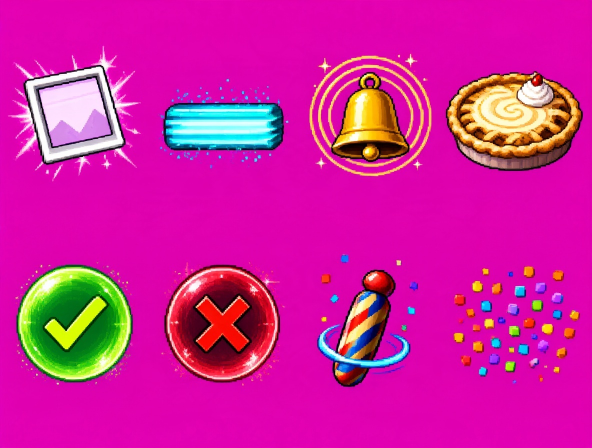
#> input picture bugs/Novos-personagens/Jester habilidades 1.jpg, 1184 x 896 px, found by its file name (shown at 1/2 size)
$ python build_jester_fx.py '../bugs/Novos-personagens/Jester habilidades 1.jpg'
#> lines starting #> are read from the running program, lines starting #| are printed output that depends on the picture
### tools/build_ciber_fx.py
#!/usr/bin/env python3
"""Atlas de habilidades do CYBER-PSICOPATA v2 (arte nova do dono, nov/2026).

Fontes (arte-fonte/personagens/, fundo magenta):
  'Ciber v2 habilidades 1.jpg'  grade 4x2: tiro de canhao | bola de fogo |
      explosao | nuvem de poeira / erupcao | rastro azul | onda de choque | vapor
  'Ciber v2 habilidades 2.jpg'  solta: estrela | cratera | misseis | explosoes /
      laser | lanca-chamas | aura de fogo | glitch vermelho

Saidas:
  assets/abilities/cyber-psicopata.png      4x5 de 128 (1 linha por poder,
      4 quadros que ANIMAM; a coluna 0/1 e o icone da HUD/menu)
  assets/abilities/cyber-psicopata-hit.png  4x1 de 128: explosao de impacto

Uso: python3 tools/build_ciber_fx.py [--preview arq.png]
"""
import sys
from pathlib import Path

import numpy as np
from PIL import Image, ImageEnhance, ImageFilter
from scipy import ndimage

ROOT = Path(__file__).resolve().parents[1]
SRC = ROOT / 'arte-fonte/personagens'
S = 128


def key_out(crop):
    """Magenta -> transparente. O fundo e estimado nas bordas do recorte;
    alpha pela distancia de cor e 'unmix' da borda (sem franja rosa)."""
    a = np.array(crop.convert('RGB')).astype(float)
    edge = np.concatenate([a[:4].reshape(-1, 3), a[-4:].reshape(-1, 3), a[:, :4].reshape(-1, 3), a[:, -4:].reshape(-1, 3)])
    R, G, B = edge[:, 0], edge[:, 1], edge[:, 2]
    pure = edge[(G < 60) & (R > 110) & (B > 110)]
    bg = np.median(pure if len(pure) else edge, axis=0)
    d = np.sqrt(((a - bg) ** 2).sum(axis=2))
    r, g, b = a[..., 0], a[..., 1], a[..., 2]
    magentice = np.minimum(r, b) - g - np.abs(r - b) * 0.8
    alpha = np.clip((d - 50) / 90.0, 0, 1)
    alpha = np.where((magentice > 80) & (d < 110), np.minimum(alpha, (d - 50) / 140.0), alpha)
    alpha = np.clip(alpha, 0, 1)
    al3 = np.maximum(alpha[..., None], 1e-3)
    fg = (a - bg * (1 - al3)) / al3
    spill = np.clip(np.minimum(fg[..., 0], fg[..., 2]) - fg[..., 1], 0, None) * (1 - alpha)
    fg[..., 0] -= spill * 0.7
    fg[..., 2] -= spill * 0.7
    # linhas de grade da folha (roxo escuro fino) e sujeira pequena somem
    solid = alpha > 0.35
    lab, n = ndimage.label(solid)
    if n:
        sizes = ndimage.sum(solid, lab, range(1, n + 1))
        small = np.zeros(n + 1, bool)
        small[1:] = sizes < 6
        alpha = np.where(small[lab], 0, alpha)
    out = np.dstack([np.clip(fg, 0, 255), alpha * 255]).astype(np.uint8)
    return trim(Image.fromarray(out, 'RGBA'))


def trim(im, pad=2):
    bbox = im.getchannel('A').point(lambda v: 255 if v > 20 else 0).getbbox()
    if not bbox:
        return im
    l, t, r, b = bbox
    return im.crop((max(0, l - pad), max(0, t - pad), min(im.width, r + pad), min(im.height, b + pad)))


# [11 lines left out: function biggest_blob, not called in this run]


def fit(im, box=S - 6, scale=1.0):
    k = min(box / im.width, box / im.height) * scale
    return im.resize((max(1, round(im.width * k)), max(1, round(im.height * k))), Image.LANCZOS)


# [11 lines left out: functions place, bright, not called in this run]


G1 = [(c * 296 + 8, r * 448 + 8, c * 296 + 288, r * 448 + 440) for r in range(2) for c in range(4)]
N1 = ['muzzle', 'fireball', 'explosion', 'dust', 'eruption', 'trail', 'shock', 'steam']
B2 = {
    'star': (0, 10, 295, 430), 'missiles': (590, 90, 875, 305), 'booms': (880, 20, 1184, 425),
    'laser': (0, 600, 295, 705), 'flame': (295, 470, 592, 800), 'aura': (592, 450, 885, 870), 'glitch': (885, 480, 1184, 850),
}


# [71 lines left out: functions load, build, not called in this run]


# [9 lines that do not run on import are left out]

### tools/build_jester_fx.py
#!/usr/bin/env python3
"""Atlas de habilidades do JESTER (bobo da corte) — arte do dono, nov/2026.

Fontes (arte-fonte/personagens/, fundo magenta/roxo):
  'Jester habilidades 1.jpg': polaroide | barra azul | sino | torta /
      bola ✓ | bola ✗ | bastao listrado | confete
  'Jester habilidades 2.jpg' (grade 4x2): clone | ✗ explodindo | bexigas | torta /
      anel de ✓ | sino com notas | explosoes em fila | marreta gigante
  'Jester habilidades 3.jpg': ✓ | ✗ | moldura com flash | raio azul /
      torta girando | bastao | estrela de impacto | chafariz de confete

Saidas:
  assets/abilities/jester.png        4x5 de 128 (1 linha por poder, 4 quadros)
  assets/abilities/jester-extra.png  4x2: linha 0 = anel de ✓ (escudo/aura),
      linha 1 = impacto (confete + estrela)
Uso: python3 tools/build_jester_fx.py [--preview arq.png]
"""
import sys
from pathlib import Path

from PIL import Image

sys.path.insert(0, str(Path(__file__).resolve().parent))
from build_ciber_fx import S, bright, fit, key_out, place  # noqa: E402

ROOT = Path(__file__).resolve().parents[1]
SRC = ROOT / 'arte-fonte/personagens'
B1 = {
    'polaroid': (15, 75, 295, 355), 'bar': (315, 185, 585, 305), 'bell': (615, 95, 875, 355), 'pie': (885, 85, 1184, 325),
    'check': (20, 515, 275, 775), 'x': (320, 515, 575, 775), 'pole': (625, 495, 835, 775), 'confetti': (890, 520, 1175, 765),
}
G2 = [(c * 296 + 8, r * 448 + 8, c * 296 + 288, r * 448 + 440) for r in range(2) for c in range(4)]
N2 = ['clone', 'xboom', 'balloons', 'pie2', 'ring', 'bell2', 'chain', 'hammer']
B3 = {
    'check2': (20, 75, 285, 335), 'x2': (315, 75, 585, 335), 'frame': (585, 55, 865, 365), 'beam': (855, 125, 1184, 285),
    'pie3': (0, 475, 305, 765), 'pole2': (315, 475, 565, 795), 'star': (580, 465, 875, 795), 'confetti2': (895, 445, 1184, 795),
}


def load():
    sp = {}
    im = Image.open(SRC / 'Jester habilidades 1.jpg').convert('RGB')
#> im is the input picture: PIL image 1184x896 RGB; mean R, G, B 206.7, 32.4, 157.7
    for k, b in B1.items():
        sp[k] = key_out(im.crop(b))
#> this loop made 8 passes
#> (bg in key_out, n in key_out) on passes 1, 2, 5, 6, 7, 8: ([224, 1, 176], 35), ([221, 2, 175], 24), ([222, 1, 175], 37), ([222, 1, 174], 21), ([222, 1, 174], 15), ([223, 1, 175], 46)
#> (bg in key_out, n in key_out, sizes in key_out) on passes 3 to 4: ([223, 1, 174], 10, [210, 19, 5094, 254, 23410, 32, 20, 2, 143, 112]), ([223, 1, 174], 1, [40770])
#> pass 1, in key_out, `a = np.array(crop.convert('RGB')).astype(float)`:
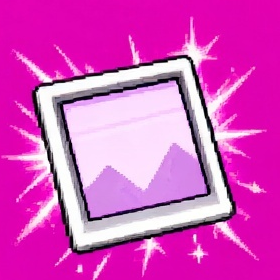
#> a: shape (280, 280, 3) float64; mean R, G, B 216.6, 78.2, 190.6
#> pass 1, in key_out, `d = np.sqrt(((a - bg) ** 2).sum(axis=2))`:
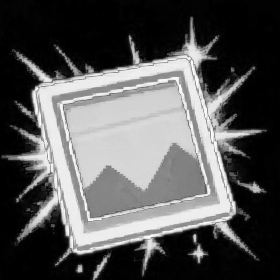
#> d: shape (280, 280) float64; min 1, max 284.9, mean 97; drawn with min black and max white
#> pass 1, in key_out, `r, g, b = a[..., 0], a[..., 1], a[..., 2]`:
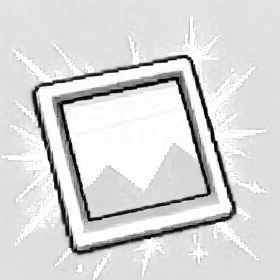
#> r: shape (280, 280) float64; min 0, max 255, mean 216.6
#> pass 1, in key_out, `r, g, b = a[..., 0], a[..., 1], a[..., 2]`:
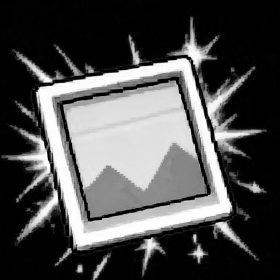
#> g: shape (280, 280) float64; min 0, max 255, mean 78.2
#> after the loop, sp = 8 items
#> (the run stopped early here; a loop or call above may not have finished)

$ run again, with bugs/Novos-personagens/Kuno habilidades 2.jpg copied over bugs/Novos-personagens/Jester habilidades 1.jpg
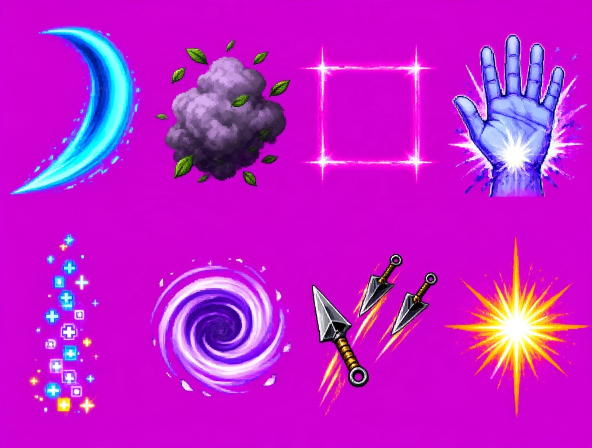
#> input picture bugs/Novos-personagens/Kuno habilidades 2.jpg, 1184 x 896 px, found by its file name (shown at 1/2 size)
#> in load, im is the input picture: PIL image 1184x896 RGB; mean R, G, B 193.2, 29, 203.8
#> the loop in load, `for k, b in B1.items():` made 8 passes
#> (bg in key_out, n in key_out) on passes 1, 3, 4, 5, 6, 7, 8: ([207, 1, 209], 16), ([208, 1, 208], 21), ([207, 1, 208], 38), ([206, 1, 210], 23), ([205, 1, 208], 82), ([206, 1, 207], 20), ([207, 1, 208], 19)
#> pass 1, in key_out, `a = np.array(crop.convert('RGB')).astype(float)`:
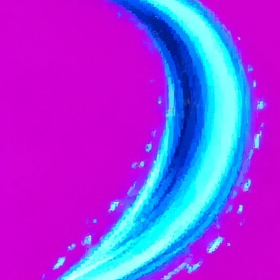
#> a: shape (280, 280, 3) float64; mean R, G, B 150.1, 61.8, 223
#> pass 1, in key_out, `r, g, b = a[..., 0], a[..., 1], a[..., 2]`:
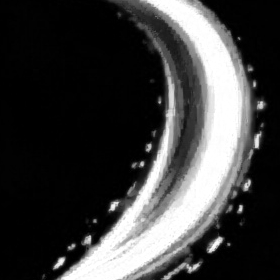
#> g: shape (280, 280) float64; min 0, max 255, mean 61.8
#> after the loop in load, `for k, b in B1.items():`: sp = 8 items
